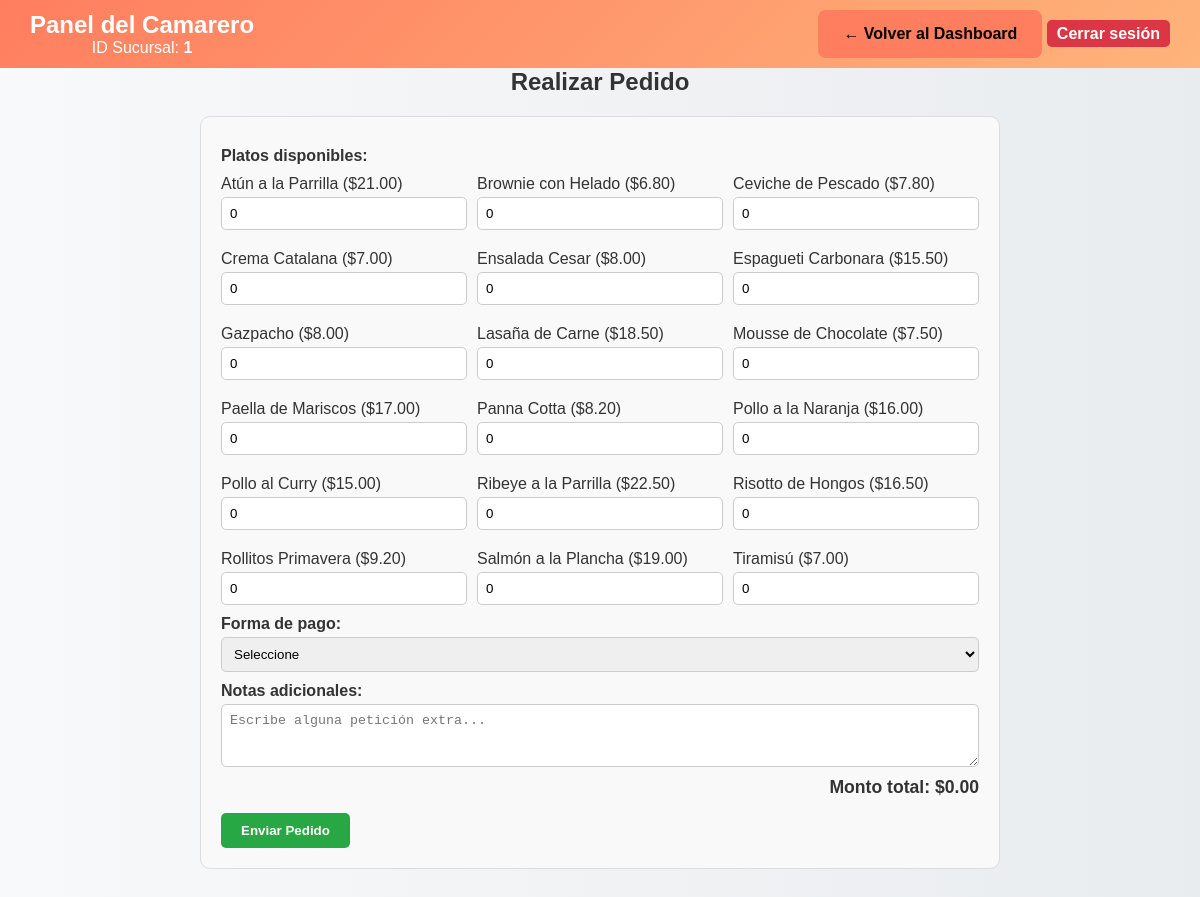
Page /Restaurante_Hou/camarero_pedidos.php?id_sucursal=1 (signed in) on the committed database.
### tables this page shows
CREATE TABLE `plato` (
  `codigo_plato` int(11) NOT NULL,
  `tipo` varchar(50) NOT NULL,
  `precio` decimal(10,2) NOT NULL,
  `descripcion` varchar(1000) DEFAULT NULL,
  `cedula_cocinero` varchar(13) DEFAULT NULL,
  `imagen` varchar(150) DEFAULT NULL,
  `nombre` varchar(120) DEFAULT NULL,
  `disponible` tinyint(1) NOT NULL DEFAULT 1
);

### Restaurante_Hou/camarero_pedidos.php (the view, shortened to what this page needs)
<?php
include 'includes/camarero_header.php';
$id_sucursal = isset($_GET['id_sucursal']) ? intval($_GET['id_sucursal']) : null;
$platos = [];
if ($id_sucursal) {
    $sql = "SELECT p.* FROM Plato p
            INNER JOIN Ofrece o ON p.codigo_plato = o.codigo_plato
            WHERE o.id_sucursal = $id_sucursal AND p.disponible = 1
            ORDER BY p.nombre ASC";
    $result = $conn->query($sql);
    if ($result) {
        while ($row = $result->fetch_assoc()) {
            $platos[] = $row;
        }
    }
}
?>
<div class="container">
    <h2 style="text-align:center; margin-bottom:20px;">Realizar Pedido</h2>
    <?php if (!$id_sucursal): ?>
        <p style="text-align:center; color:red;">Seleccione una sucursal para ver los platos disponibles.</p>
    <?php elseif (empty($platos)): ?>
        <p style="text-align:center;">No hay platos disponibles en esta sucursal.</p>
    <?php else: ?>
        <form method="POST" class="camarero-form" onsubmit="return validarPedido();">
            <label>Platos disponibles:</label>
            <div class="platos-checkboxes">
                <?php foreach ($platos as $plato): ?>
                    <label>
                        <?= htmlspecialchars($plato['nombre']) ?> ($<?= $plato['precio'] ?>)
                        <input type="number" name="platos[<?= $plato['codigo_plato'] ?>]" value="0" min="0" class="plato-cantidad" data-precio="<?= $plato['precio'] ?>">
                    </label>
                <?php endforeach; ?>
            </div>
            <label>Forma de pago:</label>
            <select name="forma_pago" required>
                <option value="">Seleccione</option>
            </select>
            <label>Notas adicionales:</label>
            <textarea name="nota" rows="3" placeholder="Escribe alguna petición extra..."></textarea>
            <p class="total-monto">Monto total: $<span id="totalMonto">0.00</span></p>
            <button type="submit">Enviar Pedido</button>
        </form>
    <?php endif; ?>
</div>

### Restaurante_Hou/css/estilos.css (style rules this page uses)
* { margin: 0; padding: 0; box-sizing: border-box; }
.camarero-form { max-width: 800px; margin: 0 auto 30px auto; padding: 20px; border: 1px solid #ddd; border-radius: 10px; background-color: #f9f9f9; }
.camarero-form label { display: block; margin-top: 10px; font-weight: bold; }
.camarero-form input[type="number"], .camarero-form select, .camarero-form textarea { width: 100%; padding: 8px; margin-top: 4px; border-radius: 5px; border: 1px solid #ccc; box-sizing: border-box; }
.camarero-form button { margin-top: 15px; padding: 10px 20px; border: none; border-radius: 5px; background-color: #28a745; color: white; font-weight: bold; cursor: pointer; }
.camarero-form .platos-checkboxes { display: grid; grid-template-columns: repeat(auto-fill, minmax(200px, 1fr)); gap: 10px; }
.camarero-form .platos-checkboxes label { font-weight: normal; }
.camarero-form .total-monto { font-weight: bold; margin-top: 10px; text-align: right; font-size: 1.1em; }

### rows in the picture
plato: nombre "Atún a la Parrilla", precio "21.00"
plato: nombre "Brownie con Helado", precio "6.80"
plato: nombre "Ceviche de Pescado", precio "7.80"
plato: nombre "Crema Catalana", precio "7.00"
plato: nombre "Ensalada Cesar", precio "8.00"
plato: nombre "Espagueti Carbonara", precio "15.50"
plato: nombre "Gazpacho", precio "8.00"
plato: nombre "Lasaña de Carne", precio "18.50"
plato: nombre "Mousse de Chocolate", precio "7.50"
plato: nombre "Paella de Mariscos", precio "17.00"
plato: nombre "Panna Cotta", precio "8.20"
plato: nombre "Pollo a la Naranja", precio "16.00"
plato: nombre "Pollo al Curry", precio "15.00"
plato: nombre "Ribeye a la Parrilla", precio "22.50"
plato: nombre "Risotto de Hongos", precio "16.50"
plato: nombre "Rollitos Primavera", precio "9.20"
plato: nombre "Salmón a la Plancha", precio "19.00"
plato: nombre "Tiramisú", precio "7.00"

### other values in the picture
$id_sucursal "1"
